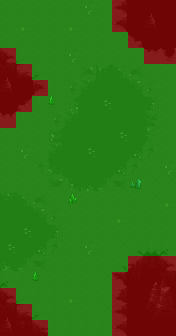

Below is a game level as drawn by its tile map, then a one-line description and the .tmx file that defines it, in full:
An orthogonal 11x21 tile map with 16x16 px tiles, 6 tile layers (Tile Layer 4, Tile Layer 5, Tile Layer 6, Tile Layer 7, ...), 2 hidden layers not drawn.

<map version="1.5" tiledversion="2021.02.15" orientation="orthogonal" renderorder="left-down" width="11" height="21" tilewidth="16" tileheight="16" infinite="0" nextlayerid="16" nextobjectid="1">
 <tileset firstgid="1" source="../world_tiles/tileset.tsx" />
 <layer id="10" name="Tile Layer 4" width="11" height="21">
  <data encoding="csv">
4424,4424,4424,4424,4424,4424,4424,3922,3923,4024,4024,
4424,4424,4424,4424,4424,4424,4424,4022,4023,4024,4024,
4424,4424,4424,4424,4424,4424,4424,4122,4123,4326,4327,
3441,3442,4424,4424,4424,4424,4424,4424,4425,4426,4427,
3541,3542,3543,4424,4424,4424,4424,4424,4424,4424,4424,
3942,4043,4044,4045,4424,4424,4424,4424,4424,4424,4424,
4340,4143,4144,4424,4424,4424,4424,4424,4424,4424,4424,
4440,4243,4424,4424,4424,4424,4424,4424,4424,4424,4424,
4424,4424,4424,4424,4424,4424,4424,4424,4424,4424,4424,
4424,4424,4424,4424,4424,4424,4424,4424,4424,4424,4424,
4424,4424,4424,4424,4424,4424,4424,4424,4424,4424,4424,
4424,4424,4424,4424,4424,4424,4424,4424,4424,3721,3721,
4424,4424,4424,4424,4424,4424,4424,4424,4424,3721,3721,
4424,4424,4424,4424,4424,4424,4424,4424,4021,3821,3821,
4424,4424,4424,4424,4424,4424,4424,4424,4021,3821,3821,
4424,4424,4424,4424,4424,4424,4424,3522,3523,3340,3341,
3845,3845,4424,4424,4424,4424,4424,3622,3623,3440,3441,
3341,3845,3845,4424,4424,4424,3721,3722,3723,3724,3541,
3441,3442,3845,3845,4424,4424,3821,3822,3823,3824,3825,
3541,3542,3543,3845,4424,4424,3921,3922,3923,3924,3925,
3641,3642,3643,3845,3845,3845,3845,4022,4023,4024,4025
</data>
 </layer>
 <layer id="11" name="Tile Layer 5" width="11" height="21">
  <data encoding="csv">
0,0,0,0,0,0,0,0,0,2973,0,
0,0,0,0,0,0,0,0,0,3073,0,
0,0,0,0,0,0,0,0,0,0,0,
0,0,0,0,0,0,0,0,0,0,0,
2973,0,0,0,0,0,0,0,0,0,0,
3073,0,0,0,0,0,0,0,0,0,0,
0,0,0,0,0,0,0,0,0,0,0,
0,0,0,0,0,0,0,0,0,0,0,
0,0,0,0,0,0,0,0,0,0,0,
0,0,0,0,0,0,0,0,0,0,0,
0,0,0,0,0,0,0,0,0,0,0,
0,0,0,0,0,0,0,0,0,0,0,
0,0,0,0,0,0,0,0,0,0,0,
0,0,0,0,0,0,0,0,0,0,0,
0,0,0,0,0,0,0,0,0,0,0,
0,0,0,0,0,0,0,0,0,0,0,
0,0,0,0,0,0,0,0,0,0,0,
0,0,0,0,0,0,0,0,0,2870,2871,
0,0,0,0,0,0,0,0,0,2970,2971,
2973,0,0,0,0,0,0,0,0,3070,3071,
3073,0,0,0,0,0,0,0,0,0,0
</data>
 </layer>
 <layer id="12" name="Tile Layer 6" width="11" height="21">
  <data encoding="csv">
0,0,0,0,0,0,0,0,0,0,0,
0,0,0,0,0,0,0,0,0,0,0,
0,0,0,0,0,0,0,0,0,0,0,
0,0,0,0,0,0,0,0,0,0,0,
0,0,0,0,1511,1512,1516,1517,1518,1519,0,
0,0,0,0,1611,1612,1616,1617,1618,1619,0,
0,0,0,1511,1911,1912,1713,1713,1718,1719,0,
0,0,0,1611,1612,1613,1713,1713,1818,1819,0,
0,0,0,1811,1712,1713,1713,1713,1918,1919,0,
0,0,0,1612,1713,1713,1713,1713,2018,2019,0,
0,0,2011,2012,2013,2014,2017,2018,2019,2119,0,
0,0,2111,2112,2113,2114,2117,2118,2119,0,0,
1515,1517,1518,1519,0,0,0,0,0,0,0,
1615,1617,1618,1619,0,0,0,0,0,0,0,
1715,1717,1718,1719,0,0,0,0,0,0,0,
2016,2017,2018,2019,0,0,0,0,0,0,0,
2116,2117,2118,2119,0,0,0,0,0,0,0,
0,0,0,0,0,0,0,0,0,0,0,
0,0,0,0,0,0,0,0,0,0,0,
0,0,0,0,0,0,0,0,0,0,0,
0,0,0,0,0,0,0,0,0,0,0
</data>
 </layer>
 <layer id="13" name="Tile Layer 7" width="11" height="21">
  <data encoding="csv">
0,0,0,0,0,4202,0,0,0,0,0,
0,4405,0,0,4405,0,0,0,0,0,0,
0,0,0,0,0,0,0,0,0,0,0,
0,0,0,0,4202,0,0,0,0,0,0,
0,0,0,0,0,0,0,0,0,0,0,
0,0,0,0,0,0,0,0,0,0,0,
0,0,0,0,0,0,5013,0,0,0,0,
0,0,0,0,0,0,0,0,0,0,0,
0,0,0,0,0,0,0,5013,0,0,0,
0,4202,0,0,0,5013,0,0,0,0,0,
0,0,0,0,0,0,0,0,0,0,4202,
0,0,0,0,0,0,0,0,0,0,0,
0,0,0,0,0,0,0,0,0,0,4405,
0,0,0,0,0,0,0,4405,0,0,0,
0,5013,0,0,0,0,0,0,0,0,0,
5013,0,0,0,0,4202,0,0,0,0,0,
0,0,0,0,0,0,0,0,0,0,0,
0,0,0,0,0,0,0,0,0,0,0,
0,0,0,0,4405,0,0,0,0,0,0,
0,0,0,0,0,0,0,0,0,0,0,
0,0,0,0,0,0,0,0,0,0,0
</data>
 </layer>
 <layer id="15" name="Tile Layer 8" width="11" height="21">
  <data encoding="csv">
0,0,0,0,0,0,0,0,0,0,0,
0,0,0,0,0,0,0,0,0,0,0,
0,0,0,0,0,0,0,0,0,0,0,
0,0,0,0,0,0,0,0,0,0,0,
0,0,0,0,0,0,0,0,0,0,0,
0,0,0,0,0,0,0,0,0,0,0,
0,0,0,3373,0,0,0,0,0,0,0,
0,0,0,0,0,0,0,0,0,0,0,
0,0,0,0,0,0,0,0,0,0,0,
0,0,0,0,0,0,0,0,0,0,0,
0,0,0,0,0,0,0,0,0,0,0,
0,0,0,0,0,0,0,0,3368,0,0,
0,0,0,0,3672,0,0,0,0,0,0,
0,0,0,0,0,0,0,0,0,0,0,
0,0,0,0,0,0,0,0,0,0,0,
0,0,0,0,0,0,0,0,0,0,0,
0,0,0,0,0,0,0,0,0,0,0,
0,0,3373,0,0,0,0,0,0,0,0,
0,0,0,0,0,0,0,0,0,0,0,
0,0,0,0,0,0,0,0,0,0,0,
0,0,0,0,0,0,0,0,0,0,0
</data>
 </layer>
 <layer id="7" name="anim" width="11" height="21" visible="0">
  <data encoding="csv">
0,0,0,0,0,0,0,0,0,0,0,
0,0,0,0,0,0,0,0,0,0,0,
0,0,0,0,0,0,0,0,0,0,0,
0,0,0,0,0,0,0,0,0,0,0,
0,0,0,0,0,0,0,0,0,0,0,
0,0,0,0,0,0,0,0,0,15727,0,
0,0,0,0,0,0,0,0,0,0,0,
0,0,0,0,0,0,0,0,0,0,0,
0,0,0,0,0,0,0,0,0,0,0,
0,0,0,0,0,0,0,0,0,0,0,
0,0,0,0,0,0,0,0,0,0,0,
0,0,0,0,0,0,0,0,0,0,0,
0,0,0,0,0,0,0,0,0,0,0,
0,0,0,0,0,0,0,0,0,0,0,
0,0,0,0,0,0,15527,0,0,0,0,
0,0,0,0,0,0,0,0,0,0,0,
0,0,0,0,0,0,0,0,0,0,0,
0,0,0,0,0,0,0,0,0,0,0,
0,0,0,0,0,0,0,0,0,0,0,
0,0,0,0,0,0,0,0,0,0,0,
0,0,0,0,0,0,0,0,0,0,0
</data>
 </layer>
 <layer id="8" name="characters" width="11" height="21" visible="0">
  <data encoding="csv">
0,0,0,0,0,0,0,0,0,0,0,
0,0,0,0,0,0,0,0,0,0,0,
0,0,0,0,0,0,0,0,0,0,0,
0,0,0,0,15706,0,0,0,0,0,0,
0,0,0,0,0,0,0,15506,0,0,0,
0,0,0,0,15508,0,0,0,0,0,0,
0,0,0,0,0,0,0,0,0,0,0,
0,0,0,0,0,0,0,0,0,0,0,
0,0,0,0,0,0,15508,0,0,0,0,
0,15706,0,15506,0,0,0,0,0,0,0,
0,0,0,0,0,0,0,0,0,0,0,
0,0,0,0,0,0,0,0,0,0,0,
0,0,0,0,0,0,15508,0,15706,0,0,
0,0,0,0,0,0,0,0,0,0,0,
0,0,0,0,15506,0,0,0,0,0,0,
0,0,0,0,0,0,0,0,0,0,0,
0,0,0,0,15706,0,0,0,0,0,0,
0,0,0,0,0,0,0,0,0,0,0,
0,0,0,0,0,0,0,0,0,0,0,
0,0,0,0,0,0,0,0,0,0,0,
0,0,0,0,0,0,0,0,0,0,0
</data>
 </layer>
 <layer id="9" name="walkable" width="11" height="21">
  <data encoding="csv">
15537,15537,15537,15537,15537,15537,15537,15437,15437,15437,15437,
15537,15537,15537,15537,15537,15537,15537,15437,15437,15437,15437,
15537,15537,15537,15537,15537,15537,15537,15537,15437,15437,15437,
15437,15537,15537,15537,15537,15537,15537,15537,15537,15437,15437,
15437,15437,15537,15537,15537,15537,15537,15537,15537,15537,15537,
15437,15437,15437,15537,15537,15537,15537,15537,15537,15537,15537,
15437,15437,15537,15537,15537,15537,15537,15537,15537,15537,15537,
15437,15537,15537,15537,15537,15537,15537,15537,15537,15537,15537,
15537,15537,15537,15537,15537,15537,15537,15537,15537,15537,15537,
15537,15537,15537,15537,15537,15537,15537,15537,15537,15537,15537,
15537,15537,15537,15537,15537,15537,15537,15537,15537,15537,15537,
15537,15537,15537,15537,15537,15537,15537,15537,15537,15537,15537,
15537,15537,15537,15537,15537,15537,15537,15537,15537,15537,15537,
15537,15537,15537,15537,15537,15537,15537,15537,15537,15537,15537,
15537,15537,15537,15537,15537,15537,15537,15537,15537,15537,15537,
15537,15537,15537,15537,15537,15537,15537,15537,15537,15537,15537,
15537,15537,15537,15537,15537,15537,15537,15537,15437,15437,15437,
15537,15537,15537,15537,15537,15537,15537,15437,15437,15437,15437,
15437,15537,15537,15537,15537,15537,15537,15437,15437,15437,15437,
15437,15437,15537,15537,15537,15537,15537,15437,15437,15437,15437,
15437,15437,15437,15537,15537,15537,15537,15437,15437,15437,15437
</data>
 </layer>
</map>
